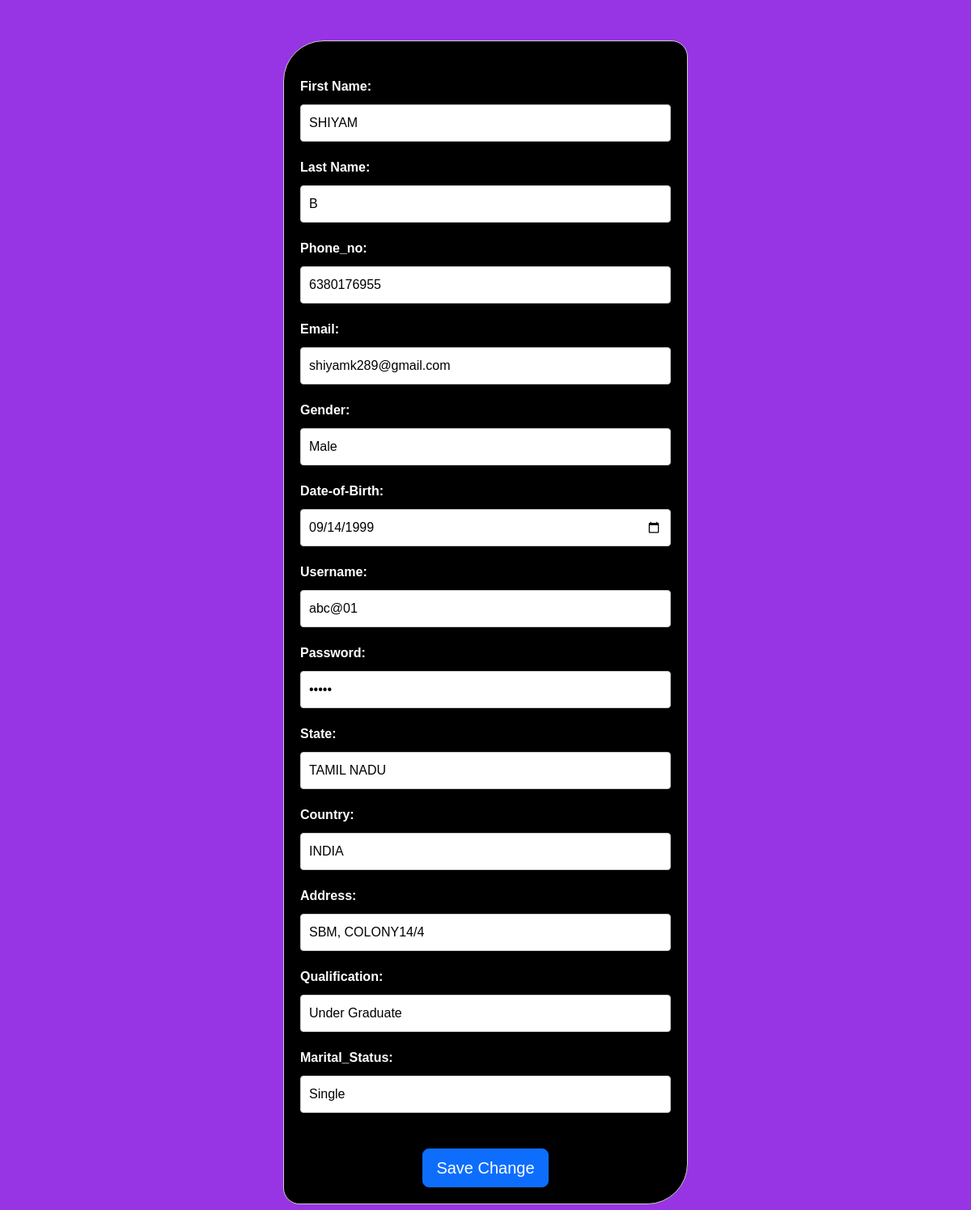
The page /edit.php?id=1 on the database its author committed.
### tables this page shows
CREATE TABLE `details` (
  `ID` int(11) NOT NULL,
  `rec_id` varchar(10) NOT NULL DEFAULT '''YC001''',
  `First_name` varchar(100) NOT NULL,
  `Last` varchar(100) NOT NULL,
  `Phone_no` bigint(10) NOT NULL,
  `Email` varchar(100) NOT NULL,
  `Gender` enum('Male','Female','Others','') NOT NULL,
  `Date_of_Birth` date NOT NULL,
  `User_name` varchar(100) NOT NULL,
  `Password` varchar(100) NOT NULL,
  `State` varchar(100) NOT NULL,
  `Country` varchar(100) NOT NULL,
  `Address` varchar(100) NOT NULL,
  `Qualification` enum('Under Graduate','Post Graduate','Diploma','') NOT NULL,
  `Marital_Status` enum('Single','Married','Divoced','') NOT NULL,
  `picture` blob NOT NULL,
  `file` blob NOT NULL
);

### edit.php (the view, shortened to what this page needs)
<?php
  $host = 'localhost';
  $username = 'root';
  $password = '';
  $database = 'register';
  $conn = new mysqli($host, $username, $password, $database);
?>
<?php
  if(isset($_GET['id'])) {
    $id = $_GET['id'];
  } else {
    die('Error: ID not found.');
  }
?>
<?php
  $sql = "SELECT * FROM details WHERE ID = $id";
  $result = $conn->query($sql);
  if ($result->num_rows > 0) {
    while($row = $result->fetch_assoc()) {
       $id=$row['ID'];
      $First_name = $row['First_name'];
$Last = $row['Last'];
$Phone_no = $row['Phone_no'];
$Email = $row['Email'];
$Gender = $row['Gender'];
$Date_of_Birth = $row['Date_of_Birth'];
$User_name = $row['User_name'];
$Password = $row['Password'];
$State = $row['State'];
$Country = $row['Country'];
$Address = $row['Address'];
$Qualification = $row['Qualification'];
$Marital_Status = $row['Marital_Status'];
    }
  } else {
    echo "0 results";
  }
?>
<html>
<head>
    <link href="style.css" rel="stylesheet">
    <link href="css/bootstrap.min.css" type="text/css" rel="stylesheet">
</head>
    <body style="background-color: #9734e3;" class="body">
<form action="update.php" method="post">
  <input type="hidden" name="ID" value="<?php echo $id ?>"><br>
  <label>First Name:</label>
  <input type="text" name="First_name" value="<?php echo $First_name ?>" oninput="this.value = this.value.toUpperCase()">
  <br>
  <label>Last Name:</label>
  <input type="text" name="Last" value="<?php echo $Last ?>"oninput="this.value = this.value.toUpperCase()"><br>
  <label>Phone_no:</label>
  <input type="number" name="Phone_no" value="<?php echo $Phone_no ?>"><br>
  <label>Email:</label>
  <input type="email" name="Email" value="<?php echo $Email ?>"><br>
  <label>Gender:</label>
  <input type="text" name="Gender" value="<?php echo $Gender ?>"><br>
  <label>Date-of-Birth:</label>
  <input type="date" name="Date_of_Birth" value="<?php echo $Date_of_Birth ?>"><br>
  <label>Username:</label>
  <input type="email" name="User_name" value="<?php echo $User_name ?>"><br>
  <label>Password:</label>
  <input type="password" name="Password" value="<?php echo $Password ?>"><br>
  <label>State:</label>
  <input type="text" name="State" value="<?php echo $State ?>"oninput="this.value = this.value.toUpperCase()"><br>
  <label>Country:</label>
  <input type="text" name="Country" value="<?php echo $Country ?>"oninput="this.value = this.value.toUpperCase()"><br>
  <label>Address:</label>
  <input type="text" name="Address" value="<?php echo $Address ?>"><br>
  <label>Qualification:</label>
  <input type="text" name="Qualification" value="<?php echo $Qualification ?>"><br>
  <label>Marital_Status:</label>
  <input type="text" name="Marital_Status" value="<?php echo $Marital_Status ?>"><br>
  <br><center>
  <button class="btn btn-primary btn-lg text-center"  type="submit" name="submit">Save Change</button></center>
</form>
</body>
</html>

### style.css (style rules this page uses)
.body { font-family: Arial, Helvetica, sans-serif; }
label { font-style: bold; }

### edit.php (style rules this page uses)
form { border: 1px solid #ccc; border-radius: 50px 20px; padding: 20px; max-width: 500px; margin: 0 auto; background-color:black; margin-top:50px; margin-bottom:50px; }
label { display: block; margin-bottom: 10px; font-weight: bold; color: white; }
input[type="text"], input[type="email"], input[type="number"], input[type="date"], input[type="password"] { width: 100%; padding: 10px; border: 1px solid #ccc; border-radius: 4px; margin-bottom: 20px; box-sizing: border-box; }

### rows shown on the page
details: First_name "SHIYAM", Last "B", Phone_no "6380176955", Email "shiyamk289@gmail.com", Gender "Male", Date_of_Birth "09/14/1999", User_name "abc@01", State "TAMIL NADU", Country "INDIA", Address "SBM, COLONY14/4", Qualification "Under Graduate", Marital_Status "Single"
